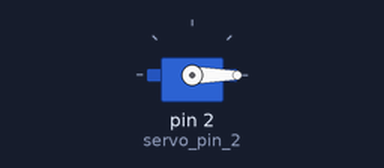
Recording of a sketch running on a simulated Arduino Uno, built with avr-gcc and run on an emulated ATmega328P. Parts: servo.

Above: at 0.05 s.
At 7.0 s:
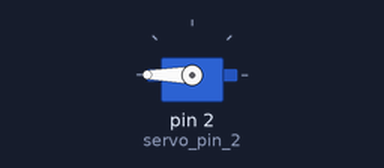
Timing chart, 0 to 9.1 s (numbered marks = the images above):
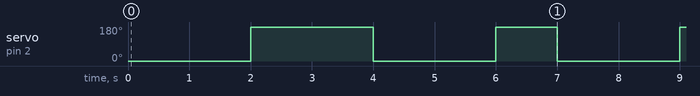

The sketch:

servoTest.ino
```cpp
#include <Servo.h>
Servo servo_pin_2;
void setup()
{
  servo_pin_2.attach(2,530,2600);
}
void loop()
{
  servo_pin_2.write( 0 );
  delay( 2000 );
  servo_pin_2.write( 180 );
  delay( 2000 );
  servo_pin_2.write( 0 );
  delay( 2000 );
  servo_pin_2.write( 180 );
  delay( 1000 );
}
```

Measured:
- by itself, servo on pin 2 (servo_pin_2): repeats every 7.0 s: 0° 2.0 s, 180° 1.0 s, 0° 2.0 s, 180° 2.0 s
